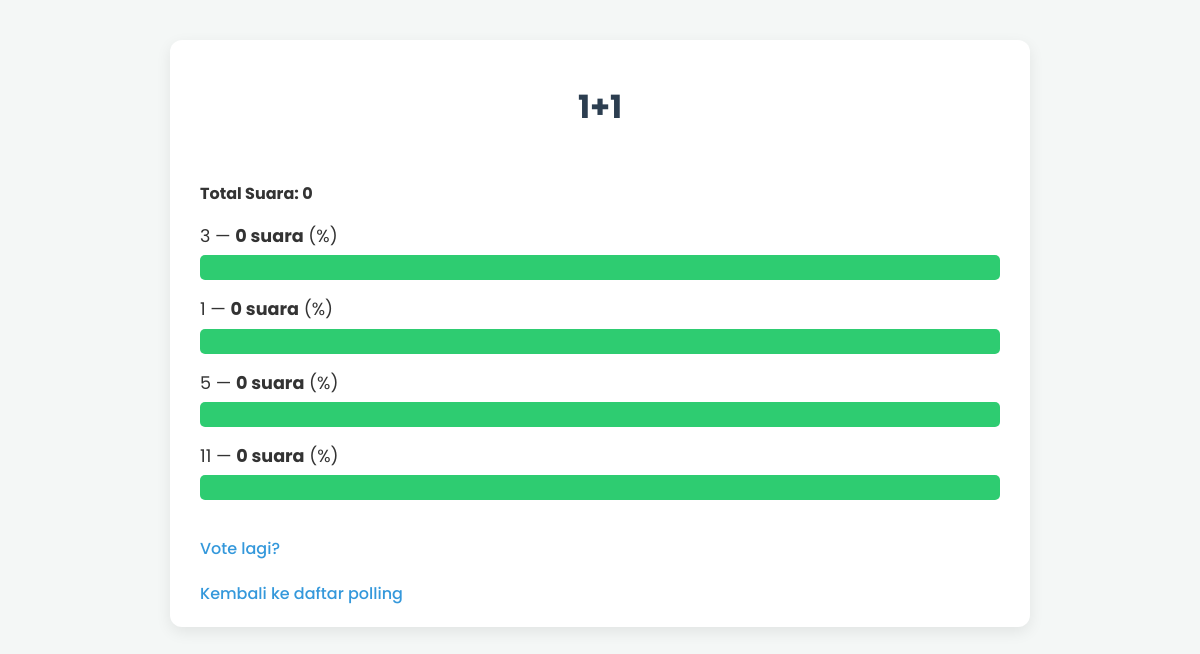
The page /polls/2/results/ on the database as committed earlier.
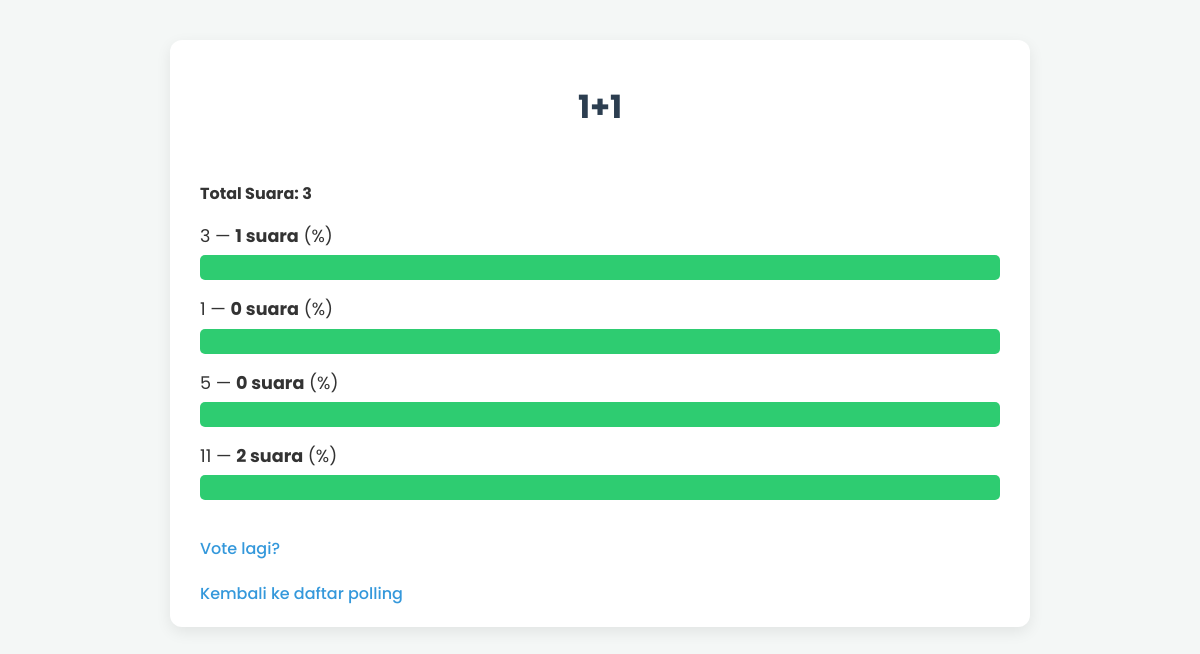
The same page on the database as committed later.
### polls/models.py (models this page shows, shortened)
class Choice(models.Model):
    question = models.ForeignKey(Question, on_delete=models.CASCADE)
    choice_text = models.CharField("Pilihan", max_length=200)
    votes = models.IntegerField("Jumlah Suara", default=0)

### polls/views.py (the view)
# urls.py: path('<int:question_id>/results/', views.results, name='results'),
def results(request, question_id):
    question = get_object_or_404(Question, pk=question_id)
    choices = question.choice_set.all()
    total_votes = sum(choice.votes for choice in choices)
    for choice in choices:
        if total_votes > 0:
            choice.percentage = (choice.votes / total_votes) * 100
        else:
            choice.percentage = 0
    context = {
        'question': question,
        'total_votes': total_votes
    }
    return render(request, 'polls/results.html', context)

### polls/templates/polls/results.html (shortened to what this page needs)
{% extends "polls/base.html" %}
{% block content %}
    <h1>{{ question.question_text }}</h1>
    <p><strong>Total Suara: {{ total_votes }}</strong></p>
    <ul class="results-list">
    {% for choice in question.choice_set.all %}
        <li>
            {{ choice.choice_text }} &mdash; <strong>{{ choice.votes }} suara</strong> ({{ choice.percentage|floatformat:2 }}%)
            <div class="result-bar-container">
                <div class="result-bar" style="width: {{ choice.percentage }}%;">
                </div>
            </div>
        </li>
    {% endfor %}
    </ul>
    <a href="{% url 'polls:detail' question.id %}" class="back-link">Vote lagi?</a>
    <br>
    <a href="{% url 'polls:index' %}" class="back-link">Kembali ke daftar polling</a>
{% endblock %}

Rows that differ between the two databases and show on the page:
changed Choice (number 1 of 4 on the later page): votes "0" → "1"
changed Choice (number 4 of 4 on the later page): votes "0" → "2"
Other text that changed with them:
{{ total_votes }}: "0" → "3"
